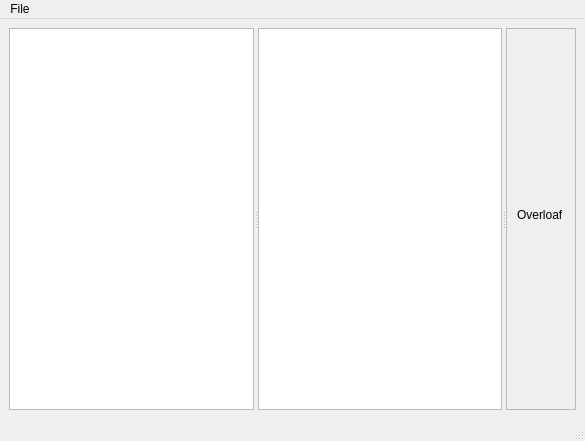
<?xml version="1.0" encoding="UTF-8"?>
<ui version="4.0">
 <class>MainWindow</class>
 <widget class="QMainWindow" name="MainWindow">
  <property name="geometry">
   <rect>
    <x>0</x>
    <y>0</y>
    <width>585</width>
    <height>441</height>
   </rect>
  </property>
  <property name="windowTitle">
   <string>MainWindow</string>
  </property>
  <widget class="QWidget" name="centralwidget">
   <layout class="QHBoxLayout" name="horizontalLayout">
    <item>
     <widget class="QSplitter" name="splitter">
      <property name="orientation">
       <enum>Qt::Horizontal</enum>
      </property>
      <widget class="QTreeView" name="fileTreeView"/>
      <widget class="QPlainTextEdit" name="editorTextEdit"/>
      <widget class="QScrollArea" name="scrollArea">
       <property name="widgetResizable">
        <bool>true</bool>
       </property>
       <widget class="QWidget" name="scrollAreaWidgetContents">
        <property name="geometry">
         <rect>
          <x>0</x>
          <y>0</y>
          <width>85</width>
          <height>366</height>
         </rect>
        </property>
        <widget class="QLabel" name="pdfLabel">
         <property name="geometry">
          <rect>
           <x>10</x>
           <y>10</y>
           <width>261</width>
           <height>351</height>
          </rect>
         </property>
         <property name="text">
          <string>Overloaf</string>
         </property>
        </widget>
       </widget>
      </widget>
     </widget>
    </item>
   </layout>
  </widget>
  <widget class="QMenuBar" name="menubar">
   <property name="geometry">
    <rect>
     <x>0</x>
     <y>0</y>
     <width>585</width>
     <height>26</height>
    </rect>
   </property>
   <widget class="QMenu" name="menuFile">
    <property name="title">
     <string>File</string>
    </property>
    <addaction name="actionOpen"/>
    <addaction name="actionOpenFolder"/>
    <addaction name="actionSaveAs"/>
    <addaction name="actionSave"/>
    <addaction name="actionExport"/>
   </widget>
   <addaction name="menuFile"/>
  </widget>
  <widget class="QStatusBar" name="statusbar"/>
  <action name="actionSaveAs">
   <property name="text">
    <string>Mentés másként</string>
   </property>
   <property name="shortcut">
    <string>Ctrl+Shift+S</string>
   </property>
  </action>
  <action name="actionOpen">
   <property name="text">
    <string>Megnyitás</string>
   </property>
   <property name="shortcut">
    <string>Ctrl+O</string>
   </property>
  </action>
  <action name="actionSave">
   <property name="text">
    <string>Mentés</string>
   </property>
   <property name="shortcut">
    <string>Ctrl+S</string>
   </property>
  </action>
  <action name="actionExport">
   <property name="text">
    <string>Export</string>
   </property>
   <property name="shortcut">
    <string>Ctrl+E</string>
   </property>
  </action>
  <action name="actionOpenFolder">
   <property name="text">
    <string>Mappa megnyitása</string>
   </property>
   <property name="shortcut">
    <string>Ctrl+Shift+O</string>
   </property>
  </action>
 </widget>
 <resources/>
 <connections/>
</ui>
